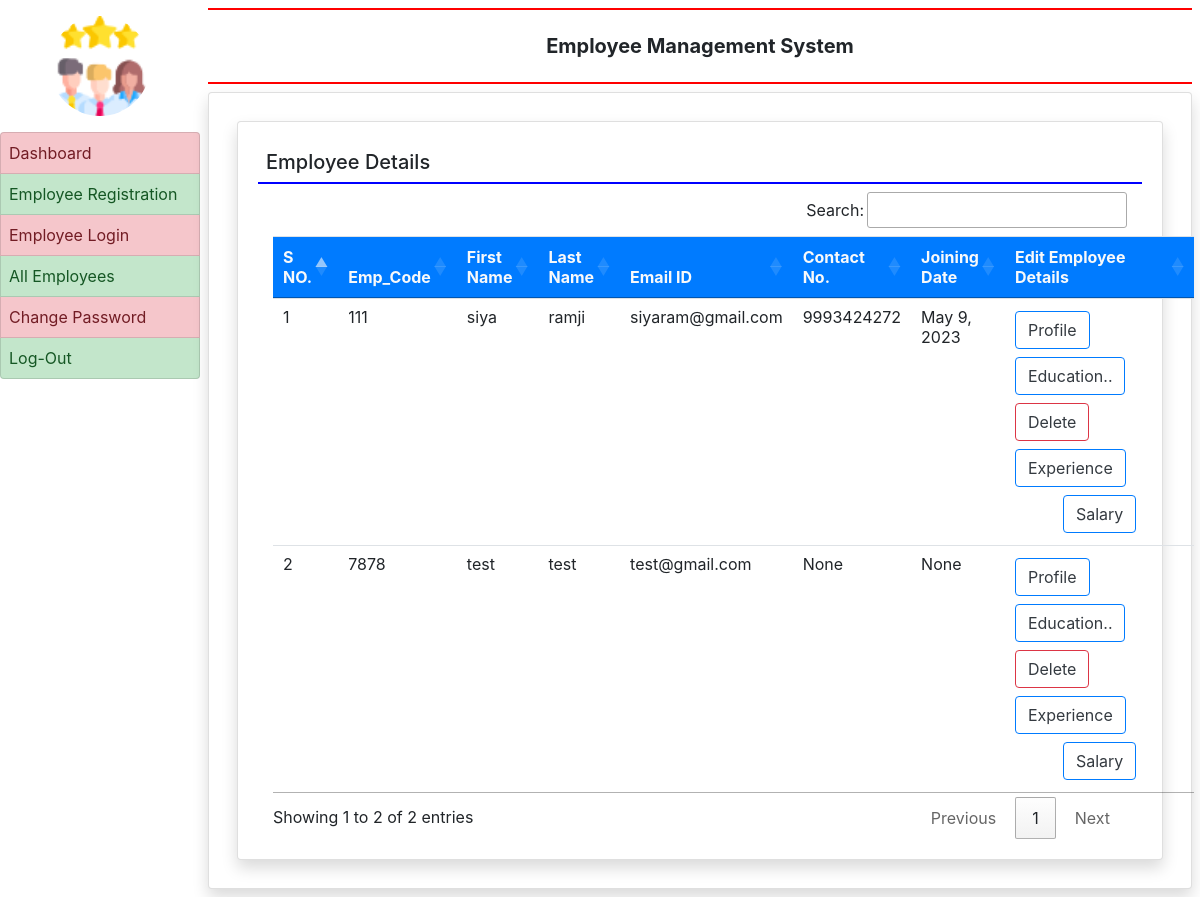
Screenshot of /all_employee/ (signed in) with the database file from the repository.
### emp/models.py (models this page shows, shortened)
class EmployeeDetail(models.Model):
    user = models.ForeignKey(User, on_delete=models.CASCADE)
    empcode = models.CharField(max_length=70)
    empdep = models.CharField(max_length=100,null=True)
    designation = models.CharField(max_length=100,null=True)
    sereport = models.CharField(max_length=70,null=True)
    contact = models.CharField(max_length=50,null=True)
    gender = models.CharField(max_length=70,null=True)
    joiningdate = models.DateField(null=True)

### emp/views.py (the view)
# urls.py: path('all_employee/', all_employee, name='all_employee'),
def all_employee(request):
    if not request.user.is_authenticated:
        return redirect('admin_login')
    employee = EmployeeDetail.objects.all()
    return render(request,'all_employee.html',locals())

### emp/templates/all_employee.html
{% extends 'admin_base.html' %}
{% block main %}
<div class="card shadow m-2">
    <div class="card-body">
        <h5 class="p-2 text-black" style="border-bottom : 2px solid blue">Employee Details</h5>
        <div class="container-fluid">
        <table class="table table-hover" id="example">
            <thead class="text-light bg-primary">
            <tr>
                <th>S NO.</th>
                <th>Emp_Code</th>
                <th>First Name</th>
                <th>Last Name</th>
                <th>Email ID</th>
                <th>Contact No.</th>
                <th>Joining Date</th>
                <th>Edit Employee Details</th>
            </tr>
            </thead>
            <tbody>
            {% for i in employee %}
            <tr>
                <td>{{forloop.counter}}</td>
                <td>{{i.empcode}}</td>
                <td>{{i.user.first_name}}</td>
                <td>{{i.user.last_name}}</td>
                <td>{{i.user.username}}</td>
                <td>{{i.contact}}</td>
                <td>{{i.joiningdate}}</td>
                <td>
                    <a href="{% url 'edit_pro' i.id %}" class="text-dark btn btn-outline-primary my-1 mx-auto" >Profile</a>
                    <a href="{% url 'edit_edu' i.user.id %}" class="text-dark btn btn-outline-primary my-1 mx-auto">Education..</a>
                    <br>
                    <a href="{% url 'delete' i.user.id %}" class="text-dark btn btn-outline-danger my-1 mx-auto" onclick="return confirm('Are You Sure.....?????')">Delete</a>
                    <a href="{% url 'edit_exp' i.user.id %}" class="text-dark btn btn-outline-primary my-1 mx-auto">Experience</a>
                    <br>
                    <a href="{% url 'salary' %}" class="text-dark btn btn-outline-primary my-1 mx-5">Salary</a>
                    </td>
            </tr>
            {% endfor %}
            </tbody>
        </table>
            </div>
        </div>
    </div>
{% endblock %}

### rows the page displays
EmployeeDetail: empcode "111", user.first_name "siya", user.last_name "ramji", user.username "siyaram@gmail.com", contact "9993424272", joiningdate "May 9, 2023"
EmployeeDetail: empcode "7878", user.first_name "test", user.last_name "test", user.username "test@gmail.com", contact "None", joiningdate "None"
